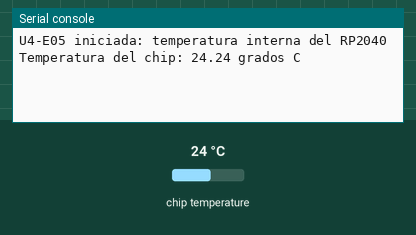
The program below on a simulated Raspberry Pi Pico running MicroPython. On the bench: the last lines printed to the serial console. Inputs (shaded band) come from the test bench; at power-on: chip temperature 24 °C.

Above: at 1.2 s.
1.3 s: chip temperature set to 1 °C
At 3.2 s:
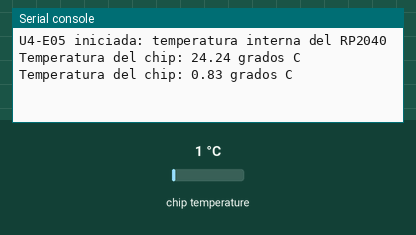
4.0 s: chip temperature set to 11 °C
At 4.7 s:
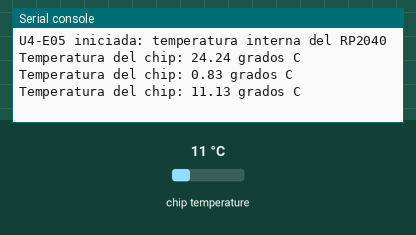
Timing chart, 0 to 7.0 s (numbered marks = the images above; inputs shaded):
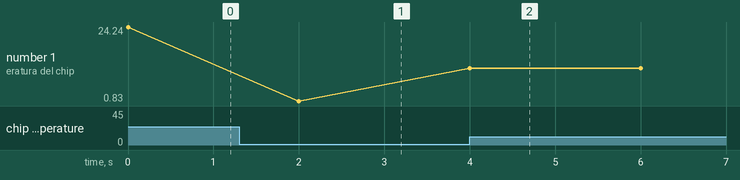

Measured:
- after the input at 1.3 s, the serial console: prints a new line after 0.70 s (image 1)
- after the input at 4.0 s, the serial console: prints a new line at once (image 2)
- plotted number 1: 24.24 → 0.83 after the input at 1.3 s, 0.83 → 11.13 after the input at 4.0 s

The program:

U4-E05-termometro-interno.py
```python
"""
U4-E05 - Termometro con el sensor interno del RP2040
Placa: Raspberry Pi Pico (RP2040) - MicroPython
Nivel: intermedio

Objetivo: convertir una lectura del conversor analogico-digital en una
magnitud fisica, usando el sensor de temperatura que el RP2040 trae
incorporado. No requiere ningun componente externo.

El sensor esta conectado al canal 4 del conversor, que no sale al conector.
La formula proviene de la hoja de datos del RP2040:

    T = 27 - (V - 0,706) / 0,001721      con V en volt

Advertencia: el sensor mide la temperatura del propio chip, no la del aire.
Sirve para estudiar la conversion, no como instrumento de precision.
"""
from machine import ADC
import time

sensor = ADC(4)
CONVERSION = 3.3 / 65535


def leer_temperatura():
    tension = sensor.read_u16() * CONVERSION
    return 27 - (tension - 0.706) / 0.001721


def main():
    print("U4-E05 iniciada: temperatura interna del RP2040")
    try:
        while True:
            t = leer_temperatura()
            print("Temperatura del chip: {:.2f} grados C".format(t))
            time.sleep(2)
    except KeyboardInterrupt:
        print("\nDetenido por el usuario.")


main()
```
